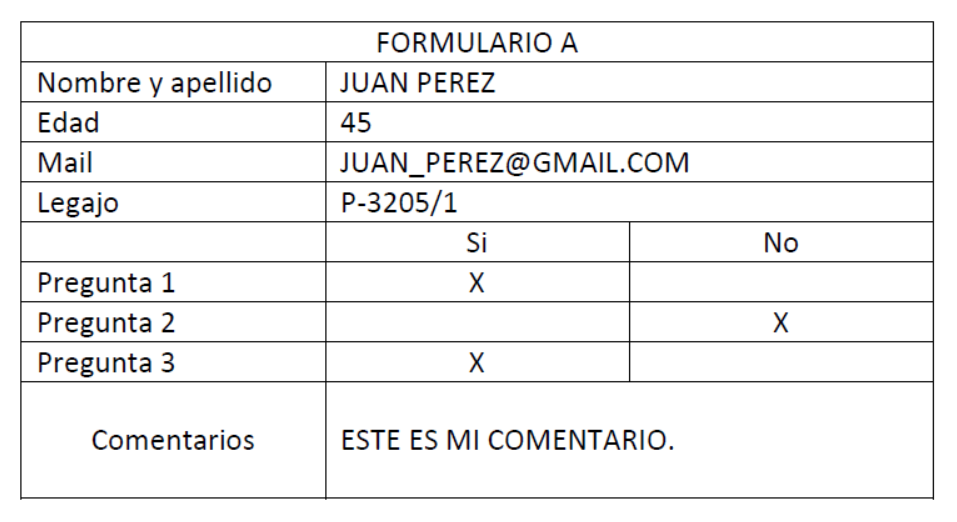
#> input picture formulario_01.png, 957 x 522 px; its folder holds only this picture in this run
$ python ejercicio_2.py   (older library calls are emulated)
#> lines starting #> are read from the running program, lines starting #| are printed output that depends on the picture; after the words box and inside, x2 and y2 are one past the last pixel; in counts of white or black regions, pixels touching at a corner belong together
import cv2
import numpy as np
import matplotlib.pyplot as plt

#Funcion Principal
def deteccion(form):

    img = cv2.imread(f"{form}.png",cv2.IMREAD_GRAYSCALE)
    img.shape
    #Binarizamos la imagen con un Threshold de 128 <-- porque de 128 y no otro numero?
    th = 128 # 128 esta por encima de los dos valores por eso detecta ambos y por consiguiente se crean la row 497 y 498
    img_th = img<th # Porque menor a 128 y no mayor a 128?
    # "Visualizamos el formulario Binarizado"
    #plt.imshow(img_th, cmap='gray'), plt.show()

    #Sumarizamos los pixeles que son 1 en el eje x para detectar las columnas
    img_cols = np.sum(img_th,axis=0)
    # print(img_cols)

    #Sumarizamos los pixeles que son 1 en el eje y para detectar las filas
    img_rows = np.sum(img_th,axis=1)

    #Definimos un threshold del 80% para detectar filas y columnas <-- porque del 80% y no otro porcentaje?
    th_rows = img_rows.max() * 0.8 # Si subis a 90% o bajas a 70% o 60% sigue funcionando
    th_cols = img_cols.max() * 0.6 # Esto es 60% no 80% porque?

    #Los usamos para detectar filas y columnas respectivamente
    rows_detected = np.where(img_rows > th_rows)[0]

    cols_detected = np.where(img_cols > th_cols)[0]

    # Visualizamos la imagen y las filas y columnas detectadas
    plt.imshow(img_th, cmap='gray')

    # Dibujar líneas horizontales en rojo para las filas
    for row in rows_detected: # Si hacemos print(len(rows_detected)) no dice que tiene 12 pero cuando se muestra
                              # la imagen solo hay 11 linea rojas? Si hacemos print(rows_detected) nos devuelve
                              # [ 21  61 101 141 181 221 261 301 341 381 497 498], hay un espacio de mas entre el 21 y 61 eso podria ser el causante
        plt.axhline(y=row, color='r', linestyle='-')

    # Dibujar líneas verticales en azul para las columnas
    for col in cols_detected:
        plt.axvline(x=col, color='b', linestyle='-')
    plt.show()

    renglones = []
    for i in range(len(rows_detected) - 1): # Esta va de 0 a 11 en vez de 0 a 10 porque rows_detected tiene 12 elementos en vez de tener 11.
                                            # Deberiamos o poner - 2 o arrglar lo de rows_detected
        start_row = rows_detected[i]        # Si el obejtivo es buscar un par de casillas para definir un inicio y un final y se quiere excluir
                                            # la ultima row_detected deveria ser:
        end_row = rows_detected[i + 1]      #               - 1 para recorrer de 0 hasta la ultima para evitar un error de índice fuera de rango en la línea
                                            #               - 2 para evitar llegar a la ultima

        for j in range(len(cols_detected) - 1):
            start_col = cols_detected[j]
            end_col = cols_detected[j + 1]

            # Extraer la subimagen (casilla)
            casilla = img_th[start_row:end_row, start_col:end_col]
            renglones.append(casilla)


    # Armamos un diccionario con las "subimagenes", categorizandolas en "Encabezados", "Categoria", "respuesta de la categoria"
    diccionario_formulario = {}
    diccionario_formulario["Encabezado"] = renglones[1]
    diccionario_formulario["Encabezadoo"] = renglones[0]
    for i in range(2, len(renglones), 2):
        categoria = renglones[i]
        respuesta = renglones[i + 1]


        if i == 2:
            diccionario_formulario["Nombre y apellido"] = categoria
            diccionario_formulario["Respuesta nombre y apellido"] = respuesta
        elif i == 4:
            diccionario_formulario["Edad"] = categoria
            diccionario_formulario["Respuesta edad"] = respuesta
        elif i == 6:
            diccionario_formulario["Mail"] = categoria
            diccionario_formulario["Respuesta mail"] = respuesta
        elif i == 8:
            diccionario_formulario["Legajo"] = categoria
            diccionario_formulario["Respuesta legajo"] = respuesta
        elif i == 12:
            diccionario_formulario["Pregunta 1"] = categoria
            diccionario_formulario["Respuesta 1"] = respuesta
        elif i == 14:
            diccionario_formulario["Pregunta 2"] = categoria
            diccionario_formulario["Respuesta 2"] = respuesta
        elif i == 16:
            diccionario_formulario["Pregunta 3"] = categoria
            diccionario_formulario["Respuesta 3"] = respuesta
        elif i == 18:
            diccionario_formulario["Comentarios"] = categoria
            diccionario_formulario["Respuesta Comentario"] = respuesta


    for i, (key, casilla) in enumerate(diccionario_formulario.items()):
        plt.subplot(10,2,i+1)
        plt.imshow(casilla, cmap='gray')
        plt.title(key, fontsize=12)
        plt.subplots_adjust(wspace=0.1, hspace=1.5)
    plt.tight_layout()
    plt.show()

    letras_por_renglon = {}  # Diccionario para almacenar la cantidad de letras por renglón
    letras = []
    for i, (key, casilla) in enumerate(diccionario_formulario.items()):
        # Aplicar umbralización en el renglón
        reng_uint8 = np.uint8(casilla)
        _, renglon_binary = cv2.threshold(reng_uint8, 0, 255, cv2.THRESH_BINARY + cv2.THRESH_OTSU)

        # Detección de componentes conectadas en el renglón binarizado
        num_labels, labels, stats, centroids = cv2.connectedComponentsWithStats(renglon_binary, 8, cv2.CV_32S)

        # Filtrar componentes conectadas por tamaño (ajusta th_area según tus necesidades)
        th_area = 50
        filtered_stats = stats[stats[:, -1] > th_area]

        # Almacenar la cantidad de letras detectadas en el renglón actual

        for i, stat in enumerate(filtered_stats):

            x, y, w, h, area = stat
            letra = renglon_binary[y:y+h, x:x+w]  # Recorta la letra
            letras.append(letra)
        letras_por_renglon[f"{key}"] = len(filtered_stats)

    # Crear una figura y un eje en matplotlib
    fig, ax = plt.subplots()

    # Convertir el diccionario a una cadena y mostrarla en el eje
    textstr = '\n'.join([f'{k}: {v}' for k, v in letras_por_renglon.items()])
    ax.text(0.5, 0.5, textstr, fontsize=12, ha='center', va='center')

    # Ocultar los ejes
    ax.axis('off')

    # Mostrar la figura
    plt.show()
    return letras_por_renglon

#Funcion que chequea si las casillas cumplen las reglas
def cumple_reglas(letras_por_renglon, respuesta):
    longitud = int(letras_por_renglon[respuesta])
    if respuesta == "Respuesta nombre y apellido":
        return 1 <= longitud <= 25
    elif respuesta == "Respuesta edad":
        return 4 >= longitud > 1 #falta verificar que sean 2 palabras
    elif respuesta == "Respuesta mail":
        return longitud < 29 #Falta chequear que sea 1 palabra
    elif respuesta == "Respuesta legajo":
        return longitud < 11 #Falta chequear que sea 1 palabra
    elif respuesta in ['Respuesta 1', 'Respuesta 2', 'Respuesta 3']:
        return longitud == 3
    elif respuesta == "Respuesta Comentario":
        return 3 <= longitud <= 27

#Evalua las respuestas y devuelve "OK" o "MAL"
def devolucion(respuestas, form):
    informe = {}
    diccionario_respuestas = {
    'Nombre y apellido': 'Respuesta nombre y apellido',
    'Edad': 'Respuesta edad',
    'Mail': 'Respuesta mail',
    'Legajo': 'Respuesta legajo',
    'Pregunta 1': 'Respuesta 1',
    'Pregunta 2': 'Respuesta 2',
    'Pregunta 3': 'Respuesta 3',
    'Comentarios': 'Respuesta Comentario'}
    for key, value in diccionario_respuestas.items():
        if cumple_reglas(respuestas, value):
            informe[key] = "OK"
        else:
            informe[key] = "MAL"
    print(f"Resultado {form}")
    for key, value in informe.items():
        print(f"'{key}' : {value}")


#--------------------- PROGRAMA -------------------
def main():
    formularios = ['formulario_01', 'formulario_02','formulario_03','formulario_04','formulario_05', 'formulario_vacio']
    for form in formularios:
        respuestas = deteccion(form)
#> in deteccion, `img_th = img<th`:
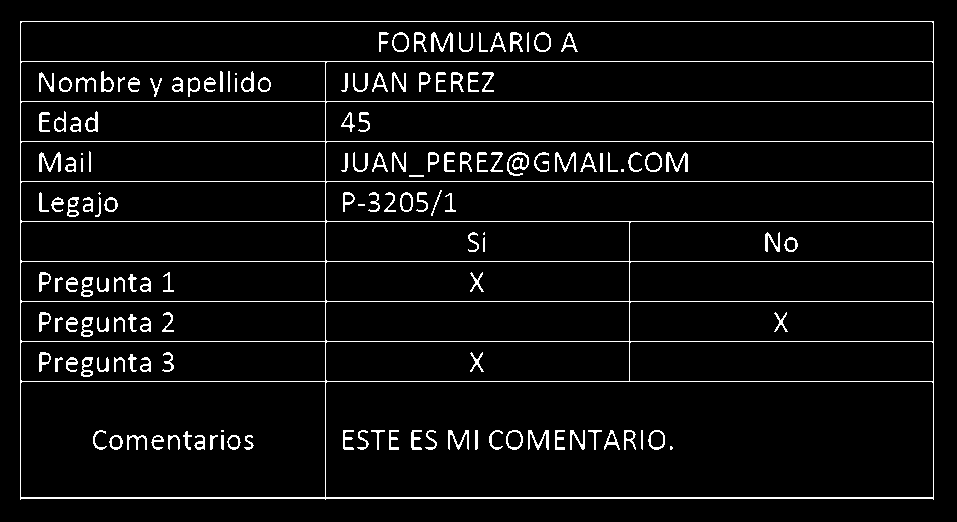
#> img_th: shape (522, 957) bool; 5.1% white in thin lines or dots, all inside (x1, y1, x2, y2) = (20, 21, 934, 500)
#> in deteccion, `img_cols = np.sum(img_th,axis=0)`: img_cols = 957 values, max 479 at index 20, min 0 at index 0, mean 26.53
#> in deteccion, `img_rows = np.sum(img_th,axis=1)`: img_rows = 522 values, max 914 at index 21, min 0 at index 0, mean 48.63
#> in deteccion, `th_rows = img_rows.max() * 0.8`: th_rows = 731.2
#> in deteccion, `th_cols = img_cols.max() * 0.6`: th_cols = 287.4
#> in deteccion, `rows_detected = np.where(img_rows > th_rows)[0]`: rows_detected = [21, 61, 101, 141, 181, 221, 261, 301, 341, 381, 497, 498]
#> in deteccion, `cols_detected = np.where(img_cols > th_cols)[0]`: cols_detected = [20, 325, 933]
#> the loop in deteccion, `for row in rows_detected:` made 12 passes
#> row on passes 1 to 12: 21, 61, 101, 141, 181, 221, 261, 301, 341, 381, 497, 498
#> the loop in deteccion, `for col in cols_detected:` made 3 passes
#> col on passes 1 to 3: 20, 325, 933
#> in deteccion, `plt.show()`:
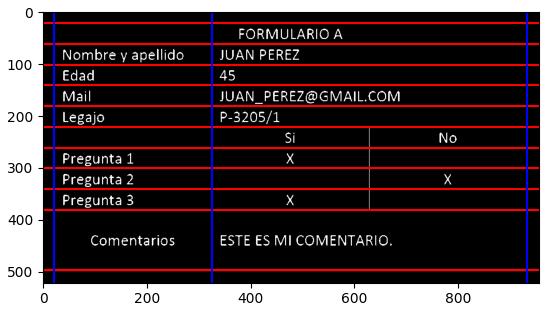
#> figure drawn by matplotlib, 1 panel
#> the loop in deteccion, `for i in range(len(rows_detected) - 1):` made 11 passes
#> (start_row, end_row) on passes 1 to 11: (21, 61), (61, 101), (101, 141), (141, 181), (181, 221), (221, 261), (261, 301), (301, 341), (341, 381), (381, 497), (497, 498)
#> after the loop in deteccion, `for i in range(len(rows_detected) - 1):`: renglones = 22 items
#> the loop in deteccion, `for i in range(2, len(renglones), 2):` made 10 passes
#> i on passes 1 to 10: 2, 4, 6, 8, 10, 12, 14, 16, 18, 20
#> pass 1, in deteccion, `categoria = renglones[i]`:
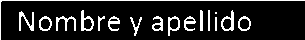
#> categoria: shape (40, 305) bool; 13% white in thin lines or dots
#> pass 1, in deteccion, `respuesta = renglones[i + 1]`:
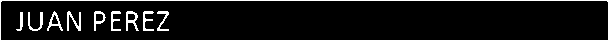
#> respuesta: shape (40, 608) bool; 6.3% white in thin lines or dots
#> after the loop in deteccion, `for i in range(2, len(renglones), 2):`: diccionario_formulario = 18 items
#> the loop in deteccion, `for i, (key, casilla) in enumerate(diccionario_formulario.items()):` made 18 passes
#> key on passes 1 to 12: 'Encabezado', 'Encabezadoo', 'Nombre y apellido', 'Respuesta nombre y apellido', 'Edad', 'Respuesta edad', 'Mail', 'Respuesta mail', 'Legajo', 'Respuesta legajo', 'Pregunta 1', 'Respuesta 1'
#> in deteccion, `plt.show()`:
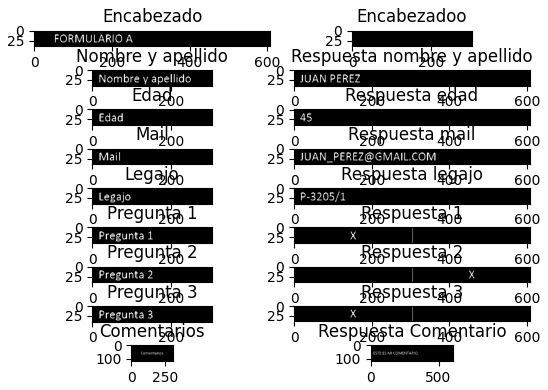
#> figure drawn by matplotlib, 18 panels
#> the loop in deteccion, `for i, (key, casilla) in enumerate(diccionario_formulario.items()):` made 18 passes
#> (key, num_labels) on passes 1, 3, 4, 5, 7, 8, 9, 10, 11, 13, 15, 17: ('Encabezado', 13), ('Nombre y apellido', 18), ('Respuesta nombre y apellido', 11), ('Edad', 6), ('Mail', 7), ('Respuesta mail', 22), ('Legajo', 9), ('Respuesta legajo', 10), ('Pregunta 1', 11), ('Pregunta 2', 11), ('Pregunta 3', 11), ('Comentarios', 14)
#> (key, num_labels, centroids) on passes 6, 12, 14, 16: ('Respuesta edad', 4, [[306.1, 20], [285.3, 1.2], [23.31, 20.92], [38.69, 19.76]]), ('Respuesta 1', 3, [[304.6, 20], [285.9, 2.32], [151.4, 20.81]]), ('Respuesta 2', 3, [[303.4, 20], [285.9, 2.32], [455.4, 20.73]]), ('Respuesta 3', 3, [[304.6, 20], [285.9, 2.32], [151.3, 20.71]])
#> pass 1, in deteccion, `num_labels, labels, stats, centroids = cv2.connectedComponentsWithStat..`:
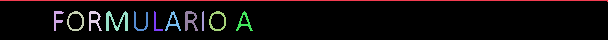
#> labels: shape (40, 608) int32; 13 distinct labels, from 0 to 12; one colour per label, 0 black
#> after the loop in deteccion, `for i, (key, casilla) in enumerate(diccionario_formulario.items()):`:
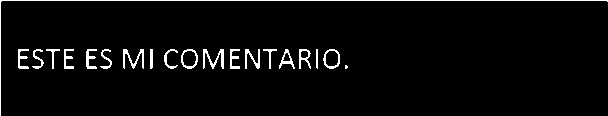
#> reng_uint8: shape (116, 608); values 0 (black) and 1 (white), 3.6% white in thin lines or dots
#> after the loop in deteccion, `for i, (key, casilla) in enumerate(diccionario_formulario.items()):`: renglon_binary: shape (116, 608); 3.6% white in thin lines or dots
#> after the loop in deteccion, `for i, (key, casilla) in enumerate(diccionario_formulario.items()):`: letras = 161 items; letras_por_renglon = 18 items
#> respuestas = 18 items
        devolucion(respuestas, form)
#> the loop in devolucion, `for key, value in diccionario_respuestas.items():` made 8 passes
#> longitud in cumple_reglas on passes 1 to 8: 11, 4, 20, 8, 3, 3, 3, 19
#> after the loop in devolucion, `for key, value in diccionario_respuestas.items():`: informe = {'Nombre y apellido': 'OK', 'Edad': 'OK', 'Mail': 'OK', 'Legajo': 'OK', 'Pregunta 1': 'OK', 'Pregunta 2': 'OK', 'Pregunta 3': 'OK', 'Comentarios': 'OK'}
#> the loop in devolucion, `for key, value in informe.items():` made 8 passes
#| 'Nombre y apellido' : OK
#| 'Edad' : OK
#| 'Mail' : OK
#| 'Legajo' : OK
#| 'Pregunta 1' : OK
#| 'Pregunta 2' : OK
#| 'Pregunta 3' : OK
#| 'Comentarios' : OK
    input()

#> (the run stopped early here; a loop or call above may not have finished)
